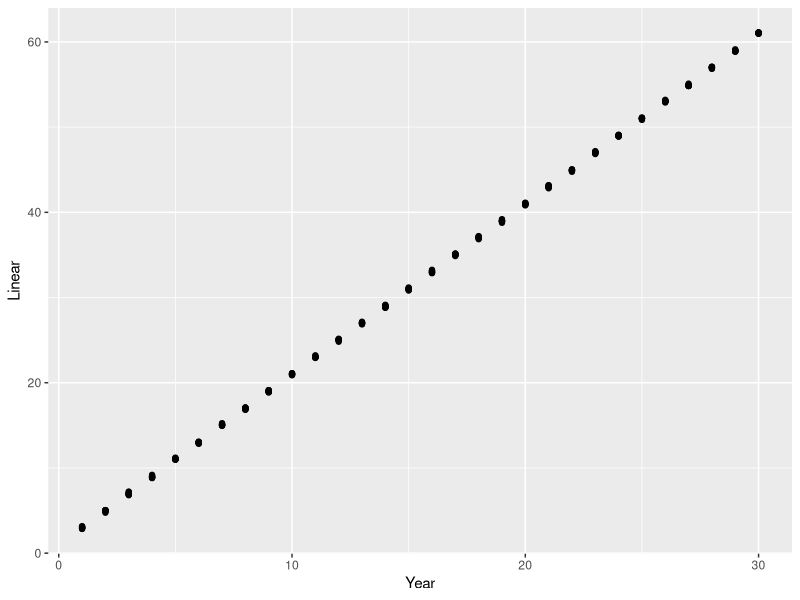
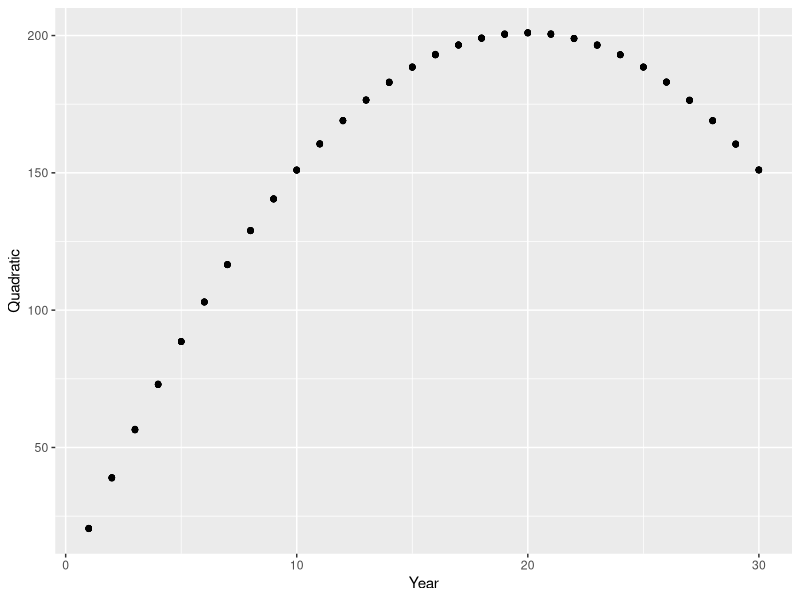
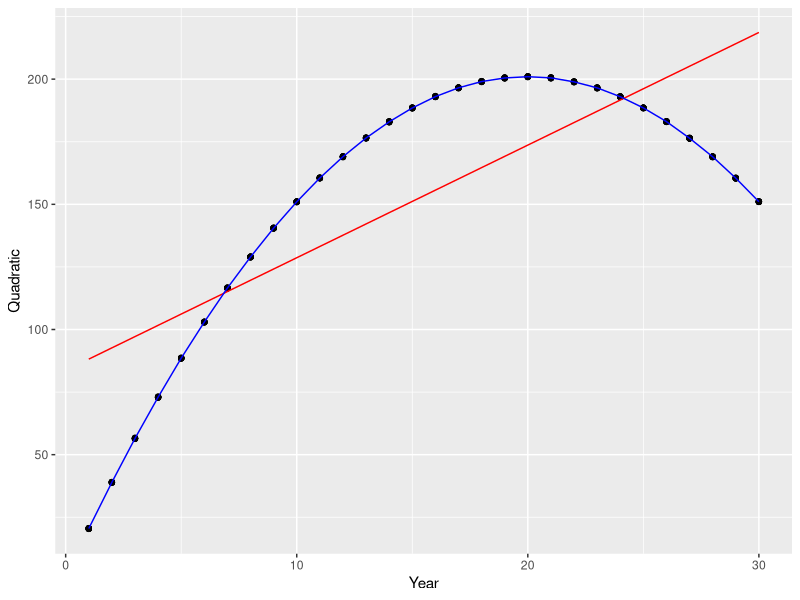
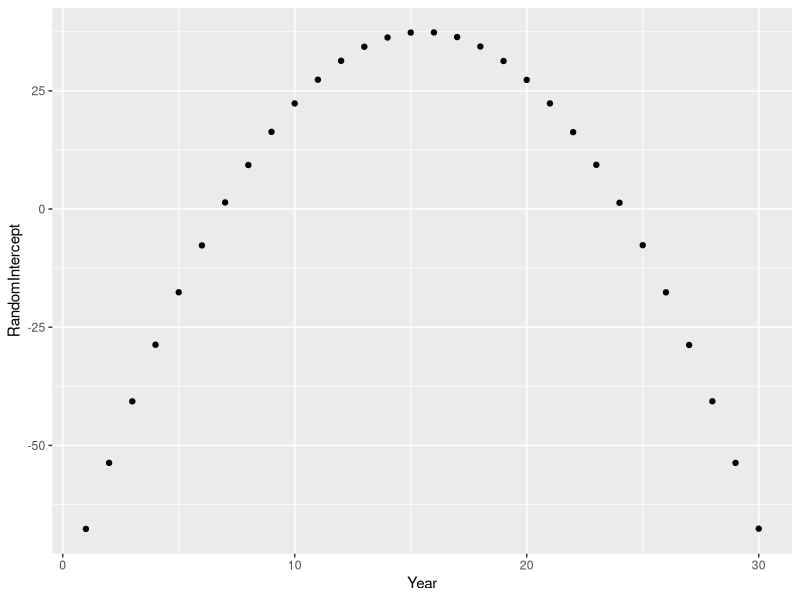
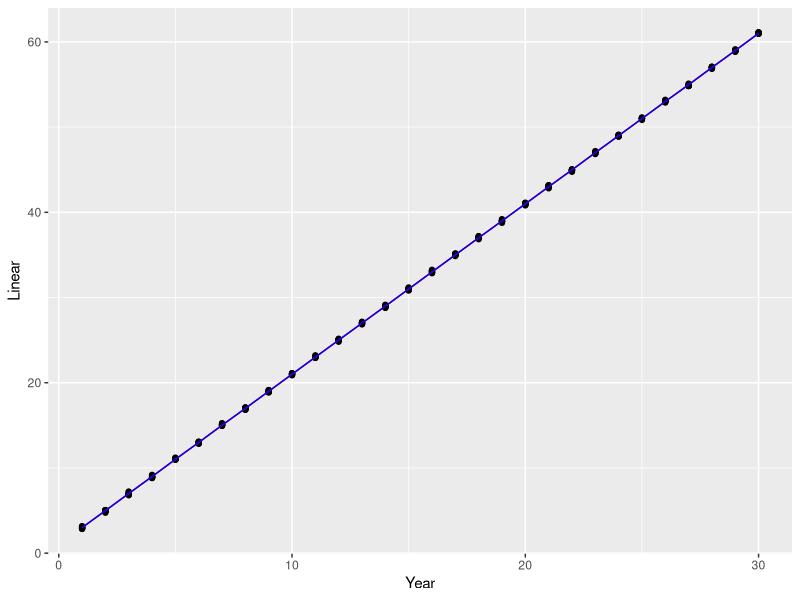

The R source for these figures, in order:
## ---- chunk 1
knitr::opts_chunk$set(echo = TRUE)
## ---- chunk 2
library(ggplot2)
library(lme4)
## ---- chunk 3
n.year <- 30
n.replicate <- 10
sd.noise <- 0.1
dataset <- expand.grid(
  Replicate =  seq_len(n.replicate),
  Year = seq_len(n.year)
)
dataset$fYear <- factor(dataset$Year)
dataset$Noise <- rnorm(nrow(dataset), mean = 0, sd = sd.noise)
dataset$Linear <- 1 + 2 * dataset$Year + dataset$Noise
dataset$Quadratic <- 1 + 20 * dataset$Year - 0.5 * dataset$Year ^ 2 + 
  dataset$Noise
## ---- chunk 4
ggplot(dataset, aes(x = Year, y = Linear)) + geom_point()
## ---- chunk 5
ggplot(dataset, aes(x = Year, y = Quadratic)) + geom_point()
## ---- chunk 6
model.quadratric <- lmer(Quadratic ~ Year + (1|Year), 
                         data = dataset)
summary(model.quadratric)
## ---- chunk 7
dataset$QuadraticPredict <- predict(model.quadratric)
dataset$QuadraticFixed <- predict(model.quadratric, re.form = ~0)
## ---- chunk 8
ggplot(dataset, aes(x = Year, y = Quadratic)) + 
  geom_point() + 
  geom_line(aes(y = QuadraticFixed), colour = "red") + 
  geom_line(aes(y = QuadraticPredict), colour = "blue")
## ---- chunk 9
rf <- data.frame(
  Year = seq_len(n.year),
  RandomIntercept = ranef(model.quadratric)$Year[, 1]
)
## ---- chunk 10
ggplot(rf, aes(x = Year, y = RandomIntercept)) + 
  geom_point()
## ---- chunk 11
model.linear <- lmer(Linear ~ Year + (1|Year), data = dataset)
summary(model.linear)
dataset$LinearPredict <- predict(model.linear)
dataset$LinearFixed <- predict(model.linear, re.form = ~0)
## ---- chunk 12
ggplot(dataset, aes(x = Year, y = Linear)) + 
  geom_point() + 
  geom_line(aes(y = LinearFixed), colour = "red") + 
  geom_line(aes(y = LinearPredict), colour = "blue")
